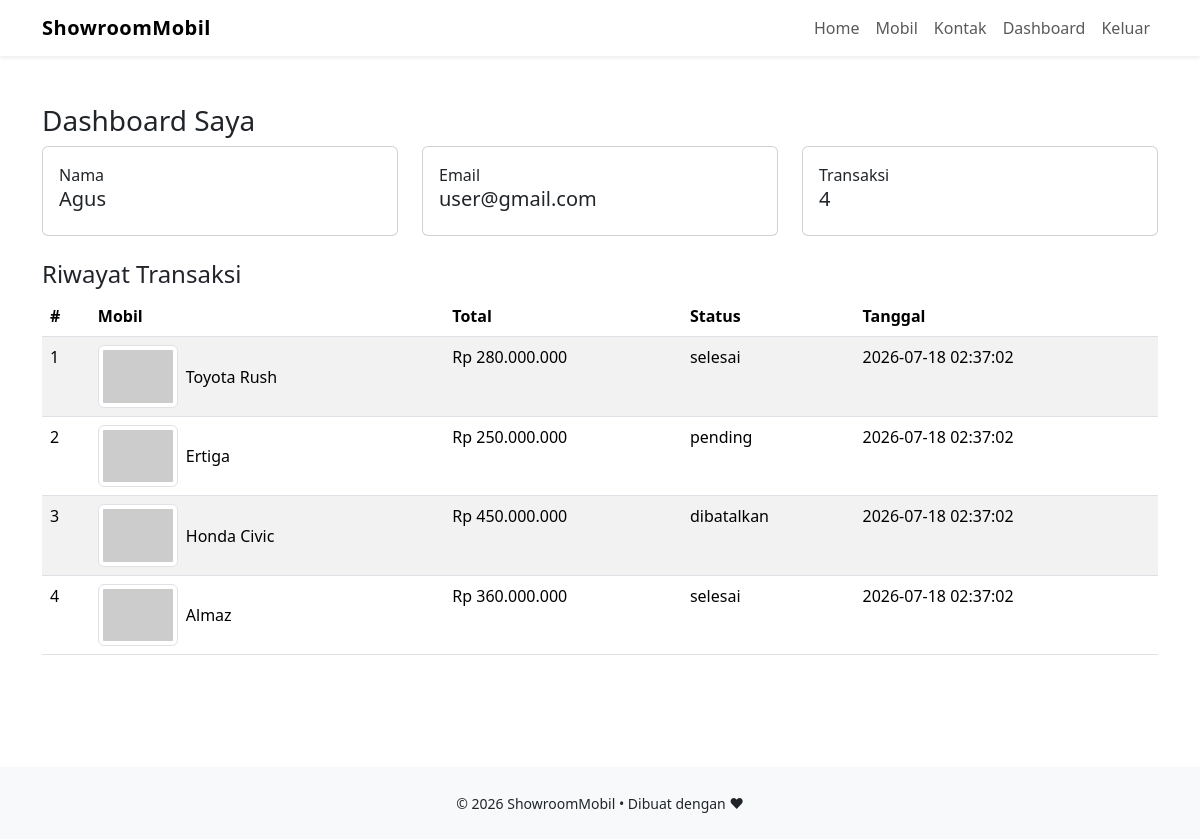
The app's page /dashboard.php (signed in) with its own data.
### tables this page shows
CREATE TABLE transaksi(
id INT AUTO_INCREMENT PRIMARY KEY,
user_id INT,mobil_id INT,total DECIMAL(15,2),
status VARCHAR(30) DEFAULT 'pending',
created_at TIMESTAMP DEFAULT CURRENT_TIMESTAMP,
FOREIGN KEY(user_id) REFERENCES users(id) ON DELETE CASCADE,
FOREIGN KEY(mobil_id) REFERENCES mobil(id) ON DELETE CASCADE);

CREATE TABLE mobil(
id INT AUTO_INCREMENT PRIMARY KEY,
nama VARCHAR(200),
merek_id INT,
kategori_id INT,
tahun INT,
kilometer INT DEFAULT 0,
harga DECIMAL(15,2),
stok INT DEFAULT 10,
deskripsi TEXT,
gambar VARCHAR(255),
created_at TIMESTAMP DEFAULT CURRENT_TIMESTAMP,
FOREIGN KEY(merek_id) REFERENCES merek(id) ON DELETE SET NULL,
FOREIGN KEY(kategori_id) REFERENCES kategori(id) ON DELETE SET NULL);

### config.php (called while the page is built, shortened)
<?php
if (!defined('MOBIL_SHOWROOM_CONFIG_LOADED')) {
    if (!function_exists('is_logged')) {
        function is_logged(): bool {
            return !empty($_SESSION['user']);
        }
    }
    if (!function_exists('is_admin')) {
        function is_admin(): bool {
            return is_logged() && ($_SESSION['user']['role'] ?? '') === 'admin';
        }
    }
    if (!function_exists('get_image_url')) {
        function get_image_url(?string $val, string $placeholder = BASE_URL . 'uploads/placeholder.jpg'): string {
            $val = trim((string)($val ?? ''));
            $normalized = str_replace('\\', '/', $val);
            $normalized = preg_replace('#^/+#', '', $normalized);
            $normalized = preg_replace('#^uploads/#i', '', $normalized);
            $candidatePaths = [];
            $candidatePaths[] = __DIR__ . '/../uploads/' . $normalized;
            $candidatePaths[] = '/Applications/XAMPP/xamppfiles/htdocs/pwd /Mobil_showroom/uploads/' . $normalized;
            return $placeholder;
        }
    }
}
?>

### dashboard.php (the view, shortened to what this page needs)
<?php
require __DIR__ . '/../config/config.php';
$rows = $pdo->prepare("SELECT t.*, m.nama AS mobil_nama, m.harga AS harga_mobil, m.gambar AS mobil_gambar FROM transaksi t JOIN mobil m ON m.id=t.mobil_id WHERE t.user_id = ? ORDER BY t.created_at DESC");
$rows->execute([$_SESSION['user']['id']]);
$transaksi = $rows->fetchAll(PDO::FETCH_ASSOC);
include __DIR__ . '/../config/header.php';
?>
<div class="container py-5">
    <h3>Dashboard Saya</h3>
    <div class="row mb-4">
        <div class="col-md-4">
            <div class="card p-3">Nama <h5><?=htmlspecialchars($_SESSION['user']['nama'])?></h5>
            </div>
        </div>
        <div class="col-md-4">
            <div class="card p-3">Email <h5><?=htmlspecialchars($_SESSION['user']['email'])?></h5>
            </div>
        </div>
        <div class="col-md-4">
            <div class="card p-3">Transaksi <h5><?=count($transaksi)?></h5>
            </div>
        </div>
    </div>
    <h4>Riwayat Transaksi</h4>
    <?php if (empty($transaksi)): ?>
    <div class="alert alert-secondary">Belum ada transaksi.</div>
    <?php else: ?>
    <div class="table-responsive">
        <table class="table table-striped">
            <thead>
                <tr>
                    <th>#</th>
                    <th>Mobil</th>
                    <th>Total</th>
                    <th>Status</th>
                    <th>Tanggal</th>
                </tr>
            </thead>
            <tbody>
                <?php foreach($transaksi as $row): ?>
                <tr>
                    <td><?=$row['id']?></td>
                    <td>
                        <div class="d-flex align-items-center gap-2">
                            <img src="<?=htmlspecialchars(get_image_url($row['mobil_gambar'], 'https://via.placeholder.com/80x60'))?>"
                                width="80" class="img-thumbnail" alt="">
                            <?=htmlspecialchars($row['mobil_nama'])?>
                        </div>
                    </td>
                    <td>Rp <?=number_format($row['total'],0,',','.')?></td>
                    <td><?=htmlspecialchars($row['status'])?></td>
                    <td><?=htmlspecialchars($row['created_at'])?></td>
                </tr>
                <?php endforeach; ?>
            </tbody>
        </table>
    </div>
    <?php endif; ?>
</div>
<?php include __DIR__ . '/../config/footer.php'; ?>

### header.php (shortened to what this page needs)
<?php
require __DIR__ . '/config.php';
?>
<!doctype html>
<html lang="id">
  <head>
    <link href="https://cdn.jsdelivr.net/npm/bootstrap@5.3.2/dist/css/bootstrap.min.css" rel="stylesheet">
  </head>
  <body>
<nav class="navbar navbar-expand-lg navbar-light bg-white shadow-sm">
  <div class="container">
    <a class="navbar-brand nav-brand" href="<?=BASE_URL?>">ShowroomMobil</a>
    <div class="collapse navbar-collapse" id="navMain">
      <ul class="navbar-nav ms-auto">
        <li class="nav-item"><a class="nav-link" href="<?=BASE_URL?>">Home</a></li>
        <li class="nav-item"><a class="nav-link" href="<?=BASE_URL?>?page=mobil">Mobil</a></li>
        <li class="nav-item"><a class="nav-link" href="<?=BASE_URL?>?page=kontak">Kontak</a></li>
        <?php if (!is_logged()): ?>
          <li class="nav-item"><a class="nav-link" href="<?=BASE_URL?>?page=login">Masuk</a></li>
          <li class="nav-item"><a class="nav-link btn btn-primary text-white ms-2" href="<?=BASE_URL?>?page=daftar">Daftar</a></li>
        <?php else: ?>
          <?php if (is_admin()): ?>
            <li class="nav-item"><a class="nav-link" href="<?=BASE_URL?>admin/dashboard.php">Admin</a></li>
          <?php else: ?>
            <li class="nav-item"><a class="nav-link" href="<?=BASE_URL?>user/dashboard.php">Dashboard</a></li>
          <?php endif; ?>
          <li class="nav-item"><a class="nav-link" href="<?=BASE_URL?>proses/logout.php">Keluar</a></li>
        <?php endif; ?>
      </ul>
    </div>
  </div>
</nav>

### footer.php (shortened to what this page needs)
  <footer class="bg-light py-4 mt-5">
    <div class="container text-center">
      <small>&copy; <?=date('Y')?> ShowroomMobil • Dibuat dengan &hearts;</small>
    </div>
  </footer>
  </body>
</html>

### header.php (style rules this page uses)
.nav-brand { font-weight:700; letter-spacing:.5px; }

### records on screen
transaksi: id "1", mobil.nama "Toyota Rush", total "280.000.000", status "selesai", created_at "2026-07-18 02:37:02"
transaksi: id "2", mobil.nama "Ertiga", total "250.000.000", status "pending", created_at "2026-07-18 02:37:02"
transaksi: id "3", mobil.nama "Honda Civic", total "450.000.000", status "dibatalkan", created_at "2026-07-18 02:37:02"
transaksi: id "4", mobil.nama "Almaz", total "360.000.000", status "selesai", created_at "2026-07-18 02:37:02"

### other values on screen
$_SESSION['user']['nama'] "Agus"
$_SESSION['user']['email'] "user@gmail.com"
count($transaksi) "4"
